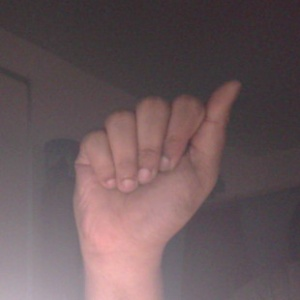
#> input picture ASL_pose/dataSet/testingData/a/117.jpg, 300 x 300 px, given in place of the camera
$ python trainingData.py
#> lines starting #> are read from the running program, lines starting #| are printed output that depends on the picture; after the words box and inside, x2 and y2 are one past the last pixel; in counts of white or black regions, pixels touching at a corner belong together
# Import libraries

import cv2
import numpy as np
import os

# Save Image in directory
def save_image(class_label, count, roi, directory):
    cv2.imwrite(os.path.join(directory, class_label, f"{count}.jpg"), roi)

def main():
    directory = 'ASL_python/Dataset/trainingData/'
    minValue = 70
    if not os.path.exists(directory):
        os.makedirs(directory)
    class_labels = ['zero', 'a', 'b', 'c', 'd', 'e', 'f', 'g', 'h', 'i', 'j', 'k', 'l', 'm', 'n', 'o', 'p', 'q', 'r', 's', 't', 'u', 'v', 'w', 'x', 'y', 'z']
    for label in class_labels:
        class_directory = os.path.join(directory, label)
        if not os.path.exists(class_directory):
            os.makedirs(class_directory)
    class_counts = {label: len(os.listdir(os.path.join(directory, label))) for label in class_labels}
    key_map = {ord(label[0]): label for label in class_labels}
    cap = cv2.VideoCapture(0)
    interrupt = -1
    while True:
        _, frame = cap.read()
#> frame is the input picture: shape (300, 300, 3); mean B, G, R 90.3, 87.4, 105.5
        frame = cv2. flip(frame, 1)
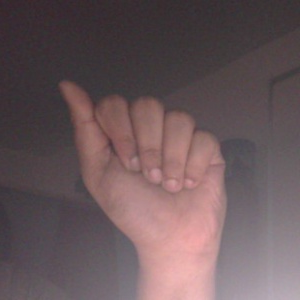
#> frame: shape (300, 300, 3); mean B, G, R 90.3, 87.4, 105.5
        for label, count in class_counts.items():
            text = f"{label.upper()}: {count}"
            cv2.putText(frame, text, (10, 60 + 20 * (ord(label[0]) - ord('a'))), cv2.FONT_HERSHEY_PLAIN, 1, (0, 255, 255), 1)
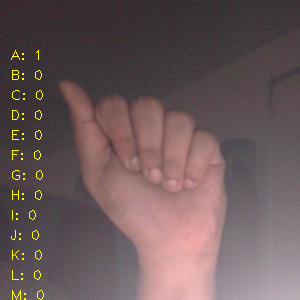
#> frame: shape (300, 300, 3); 0.75% of pixels changed, all inside (x1, y1, x2, y2) = (11, 50, 44, 300)

        x1, y1, x2, y2 = int(0.5 * frame.shape[1]), 10, frame.shape[1] - 10, int(0.5 * frame.shape[1])
#> x1 = 150; y1 = 10; x2 = 290; y2 = 150
        cv2.rectangle(frame, (x1 - 1, y1 - 1), (x2 + 1, y2 + 1), (255, 0, 0), 1)
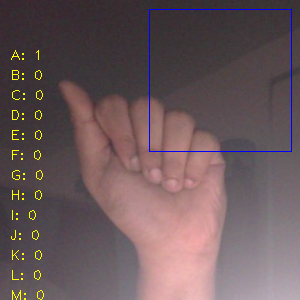
#> frame: shape (300, 300, 3); 0.63% of pixels changed, all inside (x1, y1, x2, y2) = (149, 9, 292, 152)
        roi = frame[y1:y2, x1:x2]
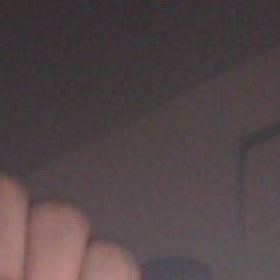
#> roi: shape (140, 140, 3) (shown 2 times larger); mean B, G, R 72.2, 70.3, 83.1
        # [8 lines of commented-out code are left out]
        gray = cv2.cvtColor(roi, cv2.COLOR_BGR2GRAY)
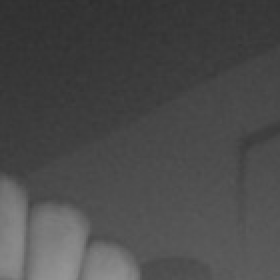
#> gray: shape (140, 140) (shown 2 times larger); min 45, max 150, mean 74.4
        blur = cv2.GaussianBlur(gray, (5, 5), 2)
        th3 = cv2.adaptiveThreshold(blur, 255, cv2.ADAPTIVE_THRESH_GAUSSIAN_C, cv2.THRESH_BINARY_INV, 11, 2)
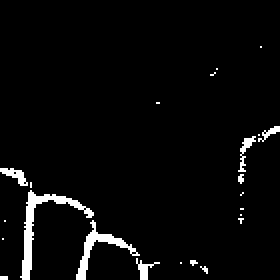
#> th3: shape (140, 140) (shown 2 times larger); 3.7% white; 23 white regions (17 under 20 px), largest, box (x1, y1, x2, y2) and area: (10, 95, 47, 140) 288, (38, 110, 70, 140) 190, (0, 84, 14, 93) 58, (119, 68, 128, 86) 51, (68, 129, 80, 140) 47, (129, 63, 140, 71) 32
        _, test_image = cv2.threshold(th3, minValue, 255, cv2.THRESH_BINARY_INV + cv2.THRESH_OTSU)
        test_image = cv2.resize(test_image, (300, 300))
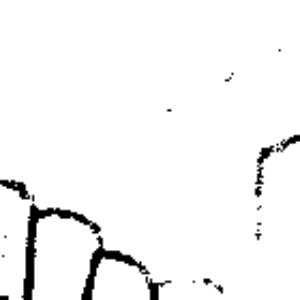
#> test_image: shape (300, 300); min 0, max 255, mean 245.6
        cv2.imshow("test", test_image)
        cv2.imshow("Frame", frame)
        interrupt = cv2.waitKey(10)
#> (key Esc is pressed here)
        if interrupt & 0xFF == 27:  # esc key
            break
        elif interrupt & 0xFF in key_map:
            class_label = key_map[interrupt & 0xFF]
            save_image(class_label, class_counts[class_label], roi, directory)
            class_counts[class_label] += 1
    cap.release()
    cv2.destroyAllWindows()

if __name__ == "__main__":
    main()

$ run again, on ASL_pose/dataSet/testingData/a/18.jpg
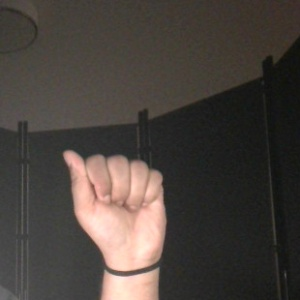
#> input picture ASL_pose/dataSet/testingData/a/18.jpg, 300 x 300 px, given in place of the camera
#> in main, frame is the input picture: shape (300, 300, 3); mean B, G, R 61.5, 66.9, 74.3
#> after the loop in main, `for label, count in class_counts.items():`:
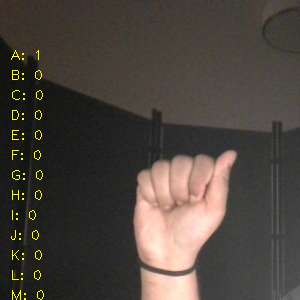
#> frame: shape (300, 300, 3); mean B, G, R 61.4, 68.6, 76
#> th3: shape (140, 140); 4.7% white; 22 white regions (19 under 20 px), largest, box (x1, y1, x2, y2) and area: (13, 111, 140, 133) 539, (112, 0, 140, 39) 170, (2, 98, 12, 137) 144
#> in main, `test_image = cv2.resize(test_image, (300, 300))`:
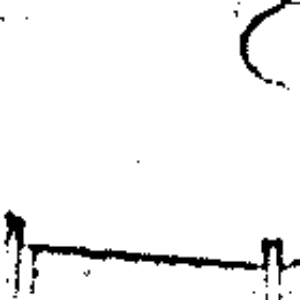
#> test_image: shape (300, 300); min 0, max 255, mean 243
